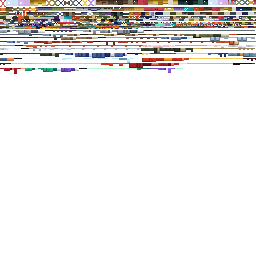
#> input picture tools/data/tank_fish_atlas_base.png, 256 x 256 px
$ python repaint_tank_fish.py
#> lines starting #> are read from the running program, lines starting #| are printed output that depends on the picture
"""Repaint the fish-tank creatures whose textures were flat (1-2 texels per face, a single colour each).

usage: python tools/repaint_tank_fish.py

Starts from tools/data/tank_fish_atlas_base.png and tools/data/tank_fish_base.geo.json (the 1.4.0 originals),
so it can be run again. The atlas is doubled to 512x512 (old fish are scaled pixel-for-pixel and look the same;
the geometry keeps texture_width 256), and each repainted creature gets fresh, non-overlapping regions below
the old fish with every face at full size and 2 texels per unit. Colours come from the creature's 16x16 item
icon so the tank matches the inventory. Patterns follow the species: spots, stripes, blotches, shell segments...
Writes models/entity/tank_fish.geo.json, textures/entity/kfv_tank_fish.png and its MER/height maps.
"""
import colorsys, json, math, os, random, sys
from PIL import Image

sys.path.insert(0, os.path.dirname(os.path.abspath(__file__)))
import pbr

ROOT = os.path.dirname(os.path.dirname(os.path.abspath(__file__)))
RP = os.path.join(ROOT, 'Kaleidoscope Fishing Voyage [RP]')
BASE_ATLAS = os.path.join(ROOT, 'tools', 'data', 'tank_fish_atlas_base.png')
BASE_GEO = os.path.join(ROOT, 'tools', 'data', 'tank_fish_base.geo.json')
S = 2                    # texels per UV unit in the new atlas
START_ROW = 32           # first free row (UV units) below the kept fish

# species -> (kind, pattern)
TARGETS = {
    'sea_bass': ('fish', 'spots'), 'grey_mullet': ('fish', 'stripes'), 'loach': ('fish', 'mottle'),
    'snakehead': ('fish', 'blotch'), 'mudskipper': ('fish', 'dots'), 'flying_fish': ('fish', 'plain'),
    'cave_blindfish': ('fish', 'blind'), 'river_lord_catfish': ('fish', 'specks'),
    'emperor_tuna': ('fish', 'tuna'), 'frostlake_char': ('fish', 'char'), 'lava_dragon_koi': ('fish', 'lava'),
    'lobster': ('crust', 'segments'), 'king_crab': ('crust', 'spiky'), 'cave_crayfish': ('crust', 'segments'),
    'crab': ('crust', 'shell'), 'glow_crab': ('crust', 'glow'),
    'shrimp': ('crust', 'shrimp'), 'purpur_shrimp': ('crust', 'shrimp'),
    'octopus': ('octo', 'octo'), 'moon_jellyfish': ('jelly', 'rings'), 'chorus_jellyfish': ('jelly', 'chorus'),
}
# Creatures with no model of their own: a copy of a template's geometry (less the bones listed), then painted from
# their own icon like the rest. 1.5.0 started its new creatures this way; tools/gen_models_1_5_polish.py has since
# written models of their own into tank_fish_base.geo.json, so a copy here only fills in a model that is missing.
CLONES = {
    'blazefin': ('carp', []), 'magma_koi': ('lava_dragon_koi', []), 'lava_eel': ('eel', []),
    'basalt_crab': ('crab', []),
    'oyster': ('crab', ['legl1', 'legr1', 'legl2', 'legr2', 'legl3', 'legr3']),
    'mycelium_flounder': ('carp', []), 'spore_seahorse': ('smelt', []), 'cherry_trout': ('rainbow_trout', []),
    'creek_shrimp': ('shrimp', []), 'echo_ray': ('crab', ['legl1', 'legr1', 'legl2', 'legr2', 'legl3', 'legr3']),
    'sculk_lanternfish': ('smelt', []),
    'aurora_icefish': ('smelt', []),
}
TARGETS.update({'blazefin': ('fish', 'blaze'), 'magma_koi': ('fish', 'magma'), 'lava_eel': ('fish', 'ember'),
                'basalt_crab': ('crust', 'basalt'), 'oyster': ('crust', 'oyster'),
                'mycelium_flounder': ('fish', 'mycelium'), 'spore_seahorse': ('fish', 'seahorse'),
                'cherry_trout': ('fish', 'cherry'), 'creek_shrimp': ('crust', 'shrimp'), 'echo_ray': ('crust', 'sculk'),
                'sculk_lanternfish': ('fish', 'lantern'), 'aurora_icefish': ('fish', 'aurora')})
EXTRA = {   # hand-picked accents the icons cannot give
    'emperor_tuna': {'accent': (242, 194, 48)}, 'river_lord_catfish': {'accent': (216, 189, 106)},
    'frostlake_char': {'accent': (240, 140, 120)}, 'lava_dragon_koi': {'accent': (255, 190, 60)},
    'glow_crab': {'accent': (190, 255, 150)}, 'chorus_jellyfish': {'accent': (236, 140, 200)},
    'moon_jellyfish': {'accent': (178, 162, 214)},
    # the shrimp icons are pale inside; same hues, wider range
    'shrimp': {'dark': (90, 36, 24), 'dorsal': (216, 96, 62), 'flank': (240, 138, 102), 'belly': (246, 205, 176),
               'light': (255, 240, 222), 'accent': (226, 69, 42)},
    # 1.5.0, by eye from the icons (the lava ones glow, the icons' interiors are too dark or too uniform)
    'blazefin': {'dark': (70, 14, 18), 'dorsal': (170, 22, 20), 'flank': (222, 50, 24), 'belly': (246, 128, 30),
                 'light': (255, 214, 92), 'accent': (255, 196, 48)},
    'magma_koi': {'dark': (34, 26, 32), 'dorsal': (74, 58, 64), 'flank': (226, 64, 22), 'belly': (246, 120, 30),
                  'light': (255, 206, 96), 'accent': (255, 168, 40)},
    'lava_eel': {'dark': (40, 8, 12), 'dorsal': (70, 16, 22), 'flank': (142, 32, 28), 'belly': (226, 84, 28),
                 'light': (255, 170, 50), 'accent': (255, 130, 20)},
    'basalt_crab': {'dark': (30, 26, 32), 'dorsal': (62, 56, 64), 'flank': (88, 82, 92), 'belly': (120, 112, 120),
                    'light': (150, 144, 152), 'accent': (250, 160, 34)},
    'oyster': {'dark': (92, 80, 70), 'dorsal': (150, 134, 112), 'flank': (186, 170, 146), 'belly': (232, 222, 206),
               'light': (250, 246, 240), 'accent': (214, 198, 222)},
    'mycelium_flounder': {'dark': (56, 32, 66), 'dorsal': (98, 66, 104), 'flank': (124, 86, 124), 'belly': (206, 192, 196),
                          'light': (196, 170, 192), 'accent': (150, 140, 150)},
    'spore_seahorse': {'dark': (60, 14, 70), 'dorsal': (150, 34, 150), 'flank': (206, 52, 140), 'belly': (220, 70, 100),
                       'light': (246, 200, 226), 'accent': (124, 40, 170)},
    'cherry_trout': {'dark': (66, 70, 50), 'dorsal': (112, 118, 86), 'flank': (176, 172, 150), 'belly': (226, 222, 214),
                     'light': (244, 240, 236), 'accent': (236, 120, 156)},
    'creek_shrimp': {'dark': (110, 62, 46), 'dorsal': (200, 132, 104), 'flank': (226, 170, 140), 'belly': (240, 214, 190),
                     'light': (252, 238, 222), 'accent': (214, 112, 86)},
    'echo_ray': {'dark': (10, 24, 40), 'dorsal': (22, 46, 70), 'flank': (34, 66, 94), 'belly': (130, 156, 178),
                 'light': (80, 130, 160), 'accent': (30, 214, 232)},
    'sculk_lanternfish': {'dark': (8, 20, 46), 'dorsal': (28, 46, 92), 'flank': (52, 76, 136), 'belly': (90, 110, 160),
                          'light': (150, 170, 210), 'accent': (40, 220, 236)},
    'aurora_icefish': {'dark': (120, 134, 156), 'dorsal': (178, 196, 212), 'flank': (214, 228, 236), 'belly': (236, 244, 248),
                       'light': (250, 252, 255), 'accent': (150, 230, 190)},
    'purpur_shrimp': {'dark': (58, 26, 64), 'dorsal': (138, 74, 142), 'flank': (176, 122, 175), 'belly': (220, 188, 214),
                      'light': (242, 226, 240), 'accent': (194, 90, 192)},
}


def lum(c):
    return 0.299 * c[0] + 0.587 * c[1] + 0.114 * c[2]


def mix(a, b, t):
    return tuple(int(a[i] + (b[i] - a[i]) * t) for i in range(3))


def palette(species):
    """dark, dorsal, flank, belly, light, accent from the item icon."""
    icon = Image.open(os.path.join(RP, 'textures', 'items', f'kfv_{species}.png')).convert('RGBA')
    ip = icon.load(); W, H = icon.size
    solid = lambda x, y: 0 <= x < W and 0 <= y < H and ip[x, y][3] > 0
    # interior pixels only: the dark outline would drag the whole palette towards black
    cols = sorted([ip[x, y][:3] for y in range(H) for x in range(W)
                   if solid(x, y) and all(solid(x + dx, y + dy) for dx, dy in ((1, 0), (-1, 0), (0, 1), (0, -1)))],
                  key=lum) or sorted([c[:3] for c in icon.getdata() if c[3] > 0], key=lum)
    pick = lambda q: cols[min(len(cols) - 1, int(q * (len(cols) - 1)))]
    sat = max(cols, key=lambda c: colorsys.rgb_to_hsv(*(v / 255 for v in c))[1] * (0.3 + lum(c) / 255))
    p = {'dark': pick(0.05), 'dorsal': pick(0.3), 'flank': pick(0.55), 'belly': pick(0.85), 'light': pick(0.97),
         'accent': sat}
    p.update(EXTRA.get(species, {}))
    return p


class Packer:
    """Shelf packer in texel space (512 wide), starting below the kept fish."""
    def __init__(self):
        self.x, self.y, self.row_h = 0, START_ROW * S, 0

    # [9 lines left out: function take, not called in this run]


FACE_DIMS = {'north': (0, 1), 'south': (0, 1), 'east': (2, 1), 'west': (2, 1), 'up': (0, 2), 'down': (0, 2)}


def info_front(body_box):
    return body_box[2] + (body_box[3] - body_box[2]) * 0.3


# [353 lines left out: functions classify, paint_face, _hash, paint_part, not called in this run]


DENSITY = {'shrimp': 2, 'purpur_shrimp': 2, 'creek_shrimp': 2, 'spore_seahorse': 2, 'oyster': 2, 'aurora_icefish': 2,
           'sculk_lanternfish': 2}     # extra texel density for small, detailed creatures


# [92 lines left out: functions shrimp_part, paint_shrimp, paint_eye_on_head, not called in this run]


def main():
    geo = json.load(open(BASE_GEO, encoding='utf-8'))
#> (reads tools/data/tank_fish_base.geo.json from the repository)
    byid = {g['description']['identifier'].split('tank_fish.')[-1]: g for g in geo['minecraft:geometry']}
    for new, (tpl, drop) in CLONES.items():
        if f'geometry.kaleidoscope_fishing.tank_fish.{new}' in [x['description']['identifier'] for x in geo['minecraft:geometry']]:
            continue                                     # it has a model of its own
        g = json.loads(json.dumps(byid[tpl]))
        g['description']['identifier'] = f'geometry.kaleidoscope_fishing.tank_fish.{new}'
        g['bones'] = [b for b in g['bones'] if b['name'] not in drop]
        geo['minecraft:geometry'].append(g)
    base = Image.open(BASE_ATLAS).convert('RGBA')
#> base is the input picture: PIL image 256x256 RGBA; mean R, G, B, A 21.1, 18.2, 16.6, 39.6
    atlas = base.resize((base.width * S, base.height * S), Image.NEAREST)
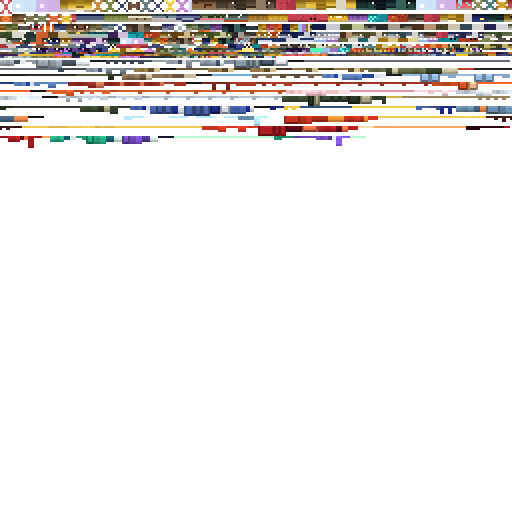
#> atlas: PIL image 512x512 RGBA; mean R, G, B, A 21.1, 18.2, 16.6, 39.6; transparent parts drawn white
    # clear everything below the kept fish (the old flat strips of the repainted species)
    for y in range(START_ROW * S, atlas.height):
        for x in range(atlas.width):
            atlas.putpixel((x, y), (0, 0, 0, 0))
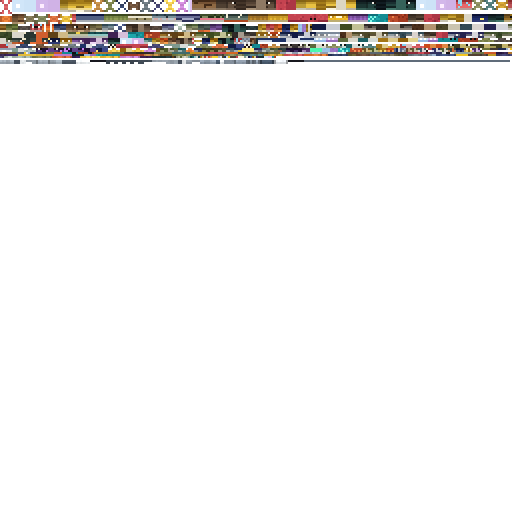
#> atlas: PIL image 512x512 RGBA; mean R, G, B, A 12.7, 11.3, 10.1, 24.2; transparent parts drawn white
    px = atlas.load()
    packer = Packer()
    done = []
    for g in geo['minecraft:geometry']:
        species = g['description']['identifier'].split('tank_fish.')[-1]
        if species not in TARGETS:
            continue
        kind, pattern = TARGETS[species]
        p = palette(species)
        rnd = random.Random(species)
        xs = [c['origin'][0] for b in g['bones'] for c in b.get('cubes', [])] + \
             [c['origin'][0] + c['size'][0] for b in g['bones'] for c in b.get('cubes', [])]
        zs = [c['origin'][2] for b in g['bones'] for c in b.get('cubes', []) if not b['name'].startswith('leg')] +              [c['origin'][2] + c['size'][2] for b in g['bones'] for c in b.get('cubes', []) if not b['name'].startswith('leg')]
        body_box = (min(xs), max(xs), min(zs), max(zs))
        head = None
        if kind == 'fish':
            bodies = [(b['name'], c) for b in g['bones'] for c in b.get('cubes', [])
                      if classify(kind, b['name'], c, body_box) == 'body']
            head = min(bodies, key=lambda bc: bc[1]['origin'][0])[1] if bodies else None
        has_eye_cubes = any(classify(kind, b['name'], c, body_box) == 'eye' for b in g['bones'] for c in b.get('cubes', []))
        for b in g['bones']:
            for c in b.get('cubes', []):
                role = classify(kind, b['name'], c, body_box)
                s = c['size']
                newuv, regions = {}, {}
                for face in ('north', 'south', 'east', 'west', 'up', 'down'):
                    if isinstance(c.get('uv'), dict) and face not in c['uv']:
                        continue
                    a, bdim = FACE_DIMS[face]
                    fw, fh = abs(s[a]), abs(s[bdim])
                    k = S * DENSITY.get(species, 1)
                    tw, th = max(1, math.ceil(fw * k - 1e-6)), max(1, math.ceil(fh * k - 1e-6))
                    x0, y0 = packer.take(tw, th)
                    if pattern == 'shrimp':
                        paint_shrimp(px, x0, y0, tw, th, face, c.get('kfv_part') or shrimp_part(b['name'], c), p, rnd)
                    elif c.get('kfv_part'):
                        paint_part(px, x0, y0, tw, th, face, c['kfv_part'], p, rnd, species, pattern)
                    else:
                        paint_face(px, x0, y0, tw, th, face, role, p, pattern, rnd, {'kind': kind, 'species': species})
                    regions[face] = (x0, y0, tw, th)
                    newuv[face] = {'uv': [x0 / S, y0 / S], 'uv_size': [round(tw / S, 4), round(th / S, 4)]}
                if c is head and not has_eye_cubes:
                    paint_eye_on_head(px, regions, p, species)
                c['uv'] = newuv
                c.pop('kfv_part', None)
        done.append(species)
    out_geo = os.path.join(RP, 'models', 'entity', 'tank_fish.geo.json')
    with open(out_geo, 'w', encoding='utf-8', newline='\n') as f:
        json.dump(geo, f, indent=1)
    tex = os.path.join(RP, 'textures', 'entity', 'kfv_tank_fish.png')
    atlas.save(tex)
    pbr.refresh(tex)
    print('repainted', len(done), 'creatures; atlas', atlas.size, 'used down to row', (packer.y + packer.row_h) // S)


if __name__ == '__main__':
#> (the run stopped early here; a loop or call above may not have finished)
